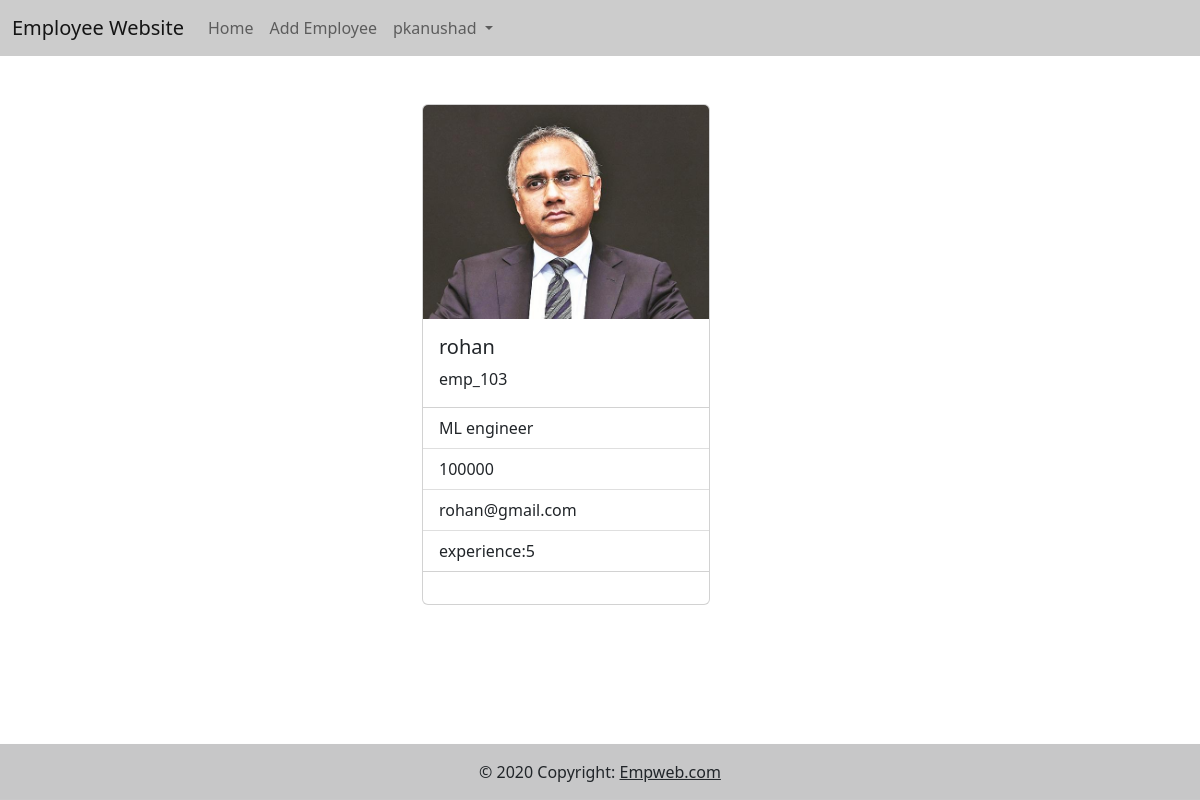
The app's page /details/emp_103 (signed in) with its own data.
### emp_app/models.py (models this page shows, shortened)
class Employee(models.Model):
    eid=models.CharField(max_length=120,primary_key=True)
    profile_pic=models.ImageField(upload_to="profilepics",null=True)
    employee_name=models.CharField(max_length=120)
    designation = models.CharField(max_length=120)
    salary = models.IntegerField()
    email=models.EmailField(unique=True)
    experience=models.PositiveIntegerField(null=True)  #null value canbe possible

### emp_app/views.py (the view)
# urls.py: path('details/<str:emp_id>',views.EmployeeDetailsView.as_view(),name="emp-detail"),
@method_decorator(signin_required,name="dispatch")
class EmployeeDetailsView(View):
    def get(self,request,*args,**kwargs):
        print(kwargs)
        qs = Employee.objects.get(eid=kwargs.get("emp_id"))
        return render(request,"emp-details.html",{"employee":qs})

### emp_app/views.py (called while the page is built)
def signin_required(func):
    def wrapper(request,*args,**kwargs):
        if request.user.is_authenticated:
            return func(request,*args,**kwargs)
        else:
            messages.error(request,"you must login")
            return redirect("sign-in")
    return wrapper

### emp_app/templates/emp-details.html
{%extends 'base.html'%}
{%block body_block%}
<div class="container">
    <div class="row">
        <div class="col-4"></div>
        <div class="col-4">
            <div class="card" style="width: 18rem;">
               <img src="{{employee.profile_pic.url}}" class="card-img-top" alt="...">
                   <div class="card-body">
                      <h5 class="card-title">{{employee.employee_name}}</h5>
                      <p class="card-text">{{employee.eid}}</p>
  </div>
  <ul class="list-group list-group-flush">
    <li class="list-group-item">{{employee.designation}}</li>
    <li class="list-group-item">{{employee.salary}}</li>
    <li class="list-group-item">{{employee.email}}</li>
      <li class="list-group-item">experience:{{employee.experience}}</li>
  </ul>
  <div class="card-body">
  </div>
</div>
        </div>
        <div class="col-4"></div>
    </div>
</div>
{%endblock%}

### emp_app/templates/base.html (shortened to what this page needs)
<!DOCTYPE html>
{% load static %}
<html lang="en">
<head>
    <link href="{%static 'css/styles.css'%}" rel="stylesheet"/>
<link href="https://cdn.jsdelivr.net/npm/bootstrap@5.2.0/dist/css/bootstrap.min.css" rel="stylesheet">
</head>
<body>
<div class="container-fluid">
    <div class="row">
<nav class="navbar navbar-expand-lg navbar-light " style="background-color: rgba(0, 0, 0, 0.2);">
  <div class="container-fluid">
    <a class="navbar-brand" href="{%url 'emp-list'%}">Employee Website</a>
    <div class="collapse navbar-collapse" id="navbarNavDropdown">
      <ul class="navbar-nav">
        <li class="nav-item">
          <a class="nav-link" href="{%url 'emp-list'%}">Home</a>
        </li>
        <li class="nav-item">
          <a class="nav-link" href="{%url 'emp-add'%}">Add Employee</a>
        </li>
        <li class="nav-item dropdown">
          <a class="nav-link dropdown-toggle" href="#" id="navbarDropdownMenuLink" role="button" data-bs-toggle="dropdown" aria-expanded="false">
            {{request.user}}
          </a>
        </li>
      </ul>
    </div>
  </div>
</nav>
        <div class="container-fluid mt-5">
            {%block body_block%}
            {%endblock%}
        </div>
    </div>
</div>
<footer class=" sticky-footer bg-light text-center text-lg-start">
  <div class="text-center p-3" style="background-color: rgba(0, 0, 0, 0.2);">
    © 2020 Copyright:
    <a class="text-dark" href="">Empweb.com</a>
  </div>
</footer>
</body>
</html>

### emp_app/static/css/styles.css (style rules this page uses)
body { min-height:100vh; }
.sticky-footer { position:sticky; top:100%; }

### records on screen
Employee: profile_pic (picture), employee_name "rohan", eid "emp_103", designation "ML engineer", salary "100000", email "rohan@gmail.com", experience "5"

### other values on screen
{{ request.user }} "pkanushad"
